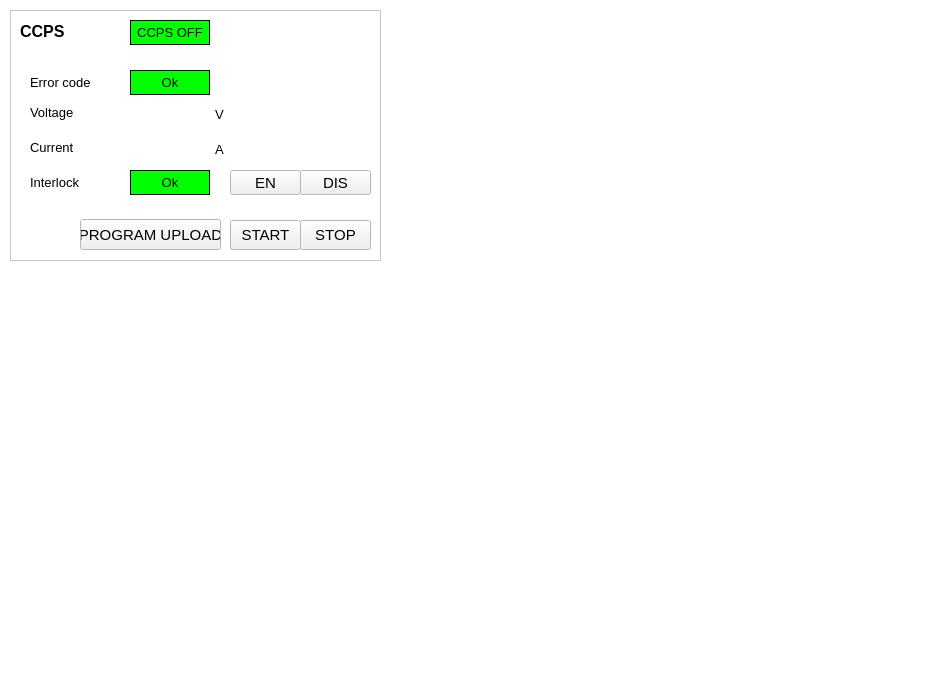
<ui version="4.0" >
 <class>ECCDGYROTRON_2</class>
 <widget class="QWidget" name="ECCDGYROTRON_2" >
  <property name="geometry" >
   <rect>
    <x>0</x>
    <y>0</y>
    <width>950</width>
    <height>690</height>
   </rect>
  </property>
  <property name="palette" >
   <palette>
    <active>
     <colorrole role="Base" >
      <brush brushstyle="SolidPattern" >
       <color alpha="255" >
        <red>255</red>
        <green>255</green>
        <blue>255</blue>
       </color>
      </brush>
     </colorrole>
     <colorrole role="Window" >
      <brush brushstyle="SolidPattern" >
       <color alpha="255" >
        <red>255</red>
        <green>255</green>
        <blue>255</blue>
       </color>
      </brush>
     </colorrole>
    </active>
    <inactive>
     <colorrole role="Base" >
      <brush brushstyle="SolidPattern" >
       <color alpha="255" >
        <red>255</red>
        <green>255</green>
        <blue>255</blue>
       </color>
      </brush>
     </colorrole>
     <colorrole role="Window" >
      <brush brushstyle="SolidPattern" >
       <color alpha="255" >
        <red>255</red>
        <green>255</green>
        <blue>255</blue>
       </color>
      </brush>
     </colorrole>
    </inactive>
    <disabled>
     <colorrole role="Base" >
      <brush brushstyle="SolidPattern" >
       <color alpha="255" >
        <red>255</red>
        <green>255</green>
        <blue>255</blue>
       </color>
      </brush>
     </colorrole>
     <colorrole role="Window" >
      <brush brushstyle="SolidPattern" >
       <color alpha="255" >
        <red>255</red>
        <green>255</green>
        <blue>255</blue>
       </color>
      </brush>
     </colorrole>
    </disabled>
   </palette>
  </property>
  <property name="windowTitle" >
   <string>Form</string>
  </property>
  <widget class="QFrame" name="frame_2" >
   <property name="geometry" >
    <rect>
     <x>10</x>
     <y>10</y>
     <width>371</width>
     <height>251</height>
    </rect>
   </property>
   <property name="frameShape" >
    <enum>QFrame::StyledPanel</enum>
   </property>
   <property name="frameShadow" >
    <enum>QFrame::Raised</enum>
   </property>
   <widget class="QLabel" name="lbCCPS" >
    <property name="geometry" >
     <rect>
      <x>10</x>
      <y>10</y>
      <width>71</width>
      <height>22</height>
     </rect>
    </property>
    <property name="font" >
     <font>
      <pointsize>12</pointsize>
      <weight>75</weight>
      <bold>true</bold>
     </font>
    </property>
    <property name="text" >
     <string>CCPS</string>
    </property>
   </widget>
   <widget class="CALabel" name="calbGun2_4" >
    <property name="geometry" >
     <rect>
      <x>120</x>
      <y>60</y>
      <width>80</width>
      <height>25</height>
     </rect>
    </property>
    <property name="palette" >
     <palette>
      <active>
       <colorrole role="Window" >
        <brush brushstyle="SolidPattern" >
         <color alpha="255" >
          <red>0</red>
          <green>255</green>
          <blue>0</blue>
         </color>
        </brush>
       </colorrole>
      </active>
      <inactive>
       <colorrole role="Window" >
        <brush brushstyle="SolidPattern" >
         <color alpha="255" >
          <red>0</red>
          <green>255</green>
          <blue>0</blue>
         </color>
        </brush>
       </colorrole>
      </inactive>
      <disabled>
       <colorrole role="Window" >
        <brush brushstyle="SolidPattern" >
         <color alpha="255" >
          <red>239</red>
          <green>239</green>
          <blue>239</blue>
         </color>
        </brush>
       </colorrole>
      </disabled>
     </palette>
    </property>
    <property name="font" >
     <font>
      <pointsize>10</pointsize>
     </font>
    </property>
    <property name="autoFillBackground" >
     <bool>true</bool>
    </property>
    <property name="frameShape" >
     <enum>QFrame::Box</enum>
    </property>
    <property name="text" >
     <string>Ok</string>
    </property>
    <property name="alignment" >
     <set>Qt::AlignCenter</set>
    </property>
    <property name="pvname" >
     <string>EC1_CCPS_STS_FLT</string>
    </property>
    <property name="cmode" stdset="0" >
     <enum>CALabel::Alarm</enum>
    </property>
    <property name="fillcol" stdset="0" >
     <color>
      <red>0</red>
      <green>255</green>
      <blue>0</blue>
     </color>
    </property>
    <property name="ttdmode" stdset="0" >
     <enum>CALabel::Show</enum>
    </property>
    <property name="truelabel" >
     <string>ON</string>
    </property>
    <property name="falselabel" >
     <string>OFF</string>
    </property>
    <property name="dbrequest" stdset="0" >
     <enum>CALabel::DBRGDBL</enum>
    </property>
   </widget>
   <widget class="QLabel" name="lbGun2_4" >
    <property name="geometry" >
     <rect>
      <x>20</x>
      <y>60</y>
      <width>83</width>
      <height>25</height>
     </rect>
    </property>
    <property name="font" >
     <font>
      <pointsize>10</pointsize>
      <weight>50</weight>
      <bold>false</bold>
     </font>
    </property>
    <property name="text" >
     <string>Error code</string>
    </property>
   </widget>
   <widget class="CAPushButton" name="capbMPSset" >
    <property name="geometry" >
     <rect>
      <x>220</x>
      <y>210</y>
      <width>71</width>
      <height>30</height>
     </rect>
    </property>
    <property name="font" >
     <font>
      <pointsize>11</pointsize>
     </font>
    </property>
    <property name="text" >
     <string>START</string>
    </property>
    <property name="buttonType" >
     <enum>CAPushButton::PulseButton</enum>
    </property>
    <property name="pvname" >
     <string>EC1_CCPS_ECMD_SEND</string>
    </property>
    <property name="truelabel" >
     <string>START</string>
    </property>
    <property name="falselabel" >
     <string>START</string>
    </property>
    <property name="selColor" >
     <color>
      <red>0</red>
      <green>170</green>
      <blue>0</blue>
     </color>
    </property>
    <property name="selTColor" >
     <color>
      <red>255</red>
      <green>255</green>
      <blue>255</blue>
     </color>
    </property>
   </widget>
   <widget class="CAPushButton" name="capbMPSset_2" >
    <property name="geometry" >
     <rect>
      <x>290</x>
      <y>210</y>
      <width>71</width>
      <height>30</height>
     </rect>
    </property>
    <property name="font" >
     <font>
      <pointsize>11</pointsize>
     </font>
    </property>
    <property name="text" >
     <string>STOP</string>
    </property>
    <property name="buttonType" >
     <enum>CAPushButton::PulseButton</enum>
    </property>
    <property name="pvname" >
     <string>EC1_CCPS_ECMD_STOP</string>
    </property>
    <property name="truelabel" >
     <string>STOP</string>
    </property>
    <property name="falselabel" >
     <string>STOP</string>
    </property>
    <property name="selColor" >
     <color>
      <red>0</red>
      <green>170</green>
      <blue>0</blue>
     </color>
    </property>
    <property name="selTColor" >
     <color>
      <red>255</red>
      <green>255</green>
      <blue>255</blue>
     </color>
    </property>
   </widget>
   <widget class="CAPushButton" name="capbMPSset_3" >
    <property name="geometry" >
     <rect>
      <x>290</x>
      <y>160</y>
      <width>71</width>
      <height>25</height>
     </rect>
    </property>
    <property name="font" >
     <font>
      <pointsize>11</pointsize>
     </font>
    </property>
    <property name="text" >
     <string>DIS</string>
    </property>
    <property name="buttonType" >
     <enum>CAPushButton::PulseButton</enum>
    </property>
    <property name="pvname" >
     <string>EC1_TLPLC_ECMD_CCPSDIS</string>
    </property>
    <property name="truelabel" >
     <string>DIS</string>
    </property>
    <property name="falselabel" >
     <string>DIS</string>
    </property>
    <property name="selColor" >
     <color>
      <red>255</red>
      <green>0</green>
      <blue>0</blue>
     </color>
    </property>
    <property name="selTColor" >
     <color>
      <red>255</red>
      <green>255</green>
      <blue>255</blue>
     </color>
    </property>
   </widget>
   <widget class="CAPushButton" name="capbMPSset_4" >
    <property name="geometry" >
     <rect>
      <x>220</x>
      <y>160</y>
      <width>71</width>
      <height>25</height>
     </rect>
    </property>
    <property name="font" >
     <font>
      <pointsize>11</pointsize>
     </font>
    </property>
    <property name="text" >
     <string>EN</string>
    </property>
    <property name="buttonType" >
     <enum>CAPushButton::PulseButton</enum>
    </property>
    <property name="pvname" >
     <string>EC1_TLPLC_ECMD_CCPSEN</string>
    </property>
    <property name="truelabel" >
     <string>EN</string>
    </property>
    <property name="falselabel" >
     <string>EN</string>
    </property>
    <property name="selColor" >
     <color>
      <red>0</red>
      <green>170</green>
      <blue>0</blue>
     </color>
    </property>
    <property name="selTColor" >
     <color>
      <red>255</red>
      <green>255</green>
      <blue>255</blue>
     </color>
    </property>
   </widget>
   <widget class="QLabel" name="lbCCPS_4" >
    <property name="geometry" >
     <rect>
      <x>20</x>
      <y>160</y>
      <width>83</width>
      <height>25</height>
     </rect>
    </property>
    <property name="font" >
     <font>
      <pointsize>10</pointsize>
      <weight>50</weight>
      <bold>false</bold>
     </font>
    </property>
    <property name="text" >
     <string>Interlock</string>
    </property>
   </widget>
   <widget class="CALabel" name="calbGun2_5" >
    <property name="geometry" >
     <rect>
      <x>120</x>
      <y>160</y>
      <width>80</width>
      <height>25</height>
     </rect>
    </property>
    <property name="palette" >
     <palette>
      <active>
       <colorrole role="Window" >
        <brush brushstyle="SolidPattern" >
         <color alpha="255" >
          <red>0</red>
          <green>255</green>
          <blue>0</blue>
         </color>
        </brush>
       </colorrole>
      </active>
      <inactive>
       <colorrole role="Window" >
        <brush brushstyle="SolidPattern" >
         <color alpha="255" >
          <red>0</red>
          <green>255</green>
          <blue>0</blue>
         </color>
        </brush>
       </colorrole>
      </inactive>
      <disabled>
       <colorrole role="Window" >
        <brush brushstyle="SolidPattern" >
         <color alpha="255" >
          <red>239</red>
          <green>239</green>
          <blue>239</blue>
         </color>
        </brush>
       </colorrole>
      </disabled>
     </palette>
    </property>
    <property name="font" >
     <font>
      <pointsize>10</pointsize>
     </font>
    </property>
    <property name="autoFillBackground" >
     <bool>true</bool>
    </property>
    <property name="frameShape" >
     <enum>QFrame::Box</enum>
    </property>
    <property name="text" >
     <string>Ok</string>
    </property>
    <property name="alignment" >
     <set>Qt::AlignCenter</set>
    </property>
    <property name="pvname" >
     <string>EC1_CCPS_STS_FLT</string>
    </property>
    <property name="cmode" stdset="0" >
     <enum>CALabel::Alarm</enum>
    </property>
    <property name="fillcol" stdset="0" >
     <color>
      <red>0</red>
      <green>255</green>
      <blue>0</blue>
     </color>
    </property>
    <property name="ttdmode" stdset="0" >
     <enum>CALabel::Show</enum>
    </property>
    <property name="truelabel" >
     <string>FAULT</string>
    </property>
    <property name="falselabel" >
     <string>OK</string>
    </property>
    <property name="dbrequest" stdset="0" >
     <enum>CALabel::DBRGDBL</enum>
    </property>
   </widget>
   <widget class="CAPushButton" name="capbMPSset_5" >
    <property name="geometry" >
     <rect>
      <x>70</x>
      <y>209</y>
      <width>141</width>
      <height>31</height>
     </rect>
    </property>
    <property name="font" >
     <font>
      <pointsize>11</pointsize>
     </font>
    </property>
    <property name="text" >
     <string>PROGRAM UPLOAD</string>
    </property>
    <property name="buttonType" >
     <enum>CAPushButton::PulseButton</enum>
    </property>
    <property name="pvname" >
     <string>EC1_CCPS_ECMD_PROG</string>
    </property>
    <property name="truelabel" >
     <string>PROGRAM UPLOAD</string>
    </property>
    <property name="falselabel" >
     <string>PROGRAM UPLOAD</string>
    </property>
    <property name="selColor" >
     <color>
      <red>0</red>
      <green>170</green>
      <blue>0</blue>
     </color>
    </property>
    <property name="selTColor" >
     <color>
      <red>255</red>
      <green>255</green>
      <blue>255</blue>
     </color>
    </property>
   </widget>
   <widget class="CADisplayer" name="cadpHeat_1" >
    <property name="geometry" >
     <rect>
      <x>120</x>
      <y>90</y>
      <width>80</width>
      <height>25</height>
     </rect>
    </property>
    <property name="font" >
     <font>
      <pointsize>10</pointsize>
      <weight>75</weight>
      <bold>true</bold>
     </font>
    </property>
    <property name="nuformat" stdset="0" >
     <enum>CADisplayer::RealOne</enum>
    </property>
    <property name="pvname" >
     <string>EC1_CCPS_STS_VOLT</string>
    </property>
    <property name="lineWidth" stdset="0" >
     <number>1</number>
    </property>
    <property name="fillcol" stdset="0" >
     <color>
      <red>0</red>
      <green>170</green>
      <blue>0</blue>
     </color>
    </property>
   </widget>
   <widget class="CADisplayer" name="cadpHeat_2" >
    <property name="geometry" >
     <rect>
      <x>120</x>
      <y>125</y>
      <width>80</width>
      <height>25</height>
     </rect>
    </property>
    <property name="font" >
     <font>
      <pointsize>10</pointsize>
      <weight>75</weight>
      <bold>true</bold>
     </font>
    </property>
    <property name="nuformat" stdset="0" >
     <enum>CADisplayer::RealTwo</enum>
    </property>
    <property name="pvname" >
     <string>EC1_CCPS_STS_AMP</string>
    </property>
    <property name="lineWidth" stdset="0" >
     <number>1</number>
    </property>
    <property name="fillcol" stdset="0" >
     <color>
      <red>0</red>
      <green>170</green>
      <blue>0</blue>
     </color>
    </property>
   </widget>
   <widget class="QLabel" name="label_156" >
    <property name="geometry" >
     <rect>
      <x>205</x>
      <y>93</y>
      <width>20</width>
      <height>22</height>
     </rect>
    </property>
    <property name="font" >
     <font>
      <pointsize>10</pointsize>
      <weight>50</weight>
      <bold>false</bold>
     </font>
    </property>
    <property name="text" >
     <string>V</string>
    </property>
   </widget>
   <widget class="QLabel" name="label_157" >
    <property name="geometry" >
     <rect>
      <x>205</x>
      <y>128</y>
      <width>20</width>
      <height>22</height>
     </rect>
    </property>
    <property name="font" >
     <font>
      <pointsize>10</pointsize>
      <weight>50</weight>
      <bold>false</bold>
     </font>
    </property>
    <property name="text" >
     <string>A</string>
    </property>
   </widget>
   <widget class="QLabel" name="lbHeat_3" >
    <property name="geometry" >
     <rect>
      <x>20</x>
      <y>125</y>
      <width>83</width>
      <height>25</height>
     </rect>
    </property>
    <property name="font" >
     <font>
      <pointsize>10</pointsize>
      <weight>50</weight>
      <bold>false</bold>
     </font>
    </property>
    <property name="text" >
     <string>Current</string>
    </property>
   </widget>
   <widget class="QLabel" name="lbHeat_2" >
    <property name="geometry" >
     <rect>
      <x>20</x>
      <y>90</y>
      <width>83</width>
      <height>25</height>
     </rect>
    </property>
    <property name="font" >
     <font>
      <pointsize>10</pointsize>
      <weight>50</weight>
      <bold>false</bold>
     </font>
    </property>
    <property name="text" >
     <string>Voltage</string>
    </property>
   </widget>
   <widget class="CALabel" name="calbGun2_6" >
    <property name="geometry" >
     <rect>
      <x>120</x>
      <y>10</y>
      <width>80</width>
      <height>25</height>
     </rect>
    </property>
    <property name="palette" >
     <palette>
      <active>
       <colorrole role="Window" >
        <brush brushstyle="SolidPattern" >
         <color alpha="255" >
          <red>0</red>
          <green>255</green>
          <blue>0</blue>
         </color>
        </brush>
       </colorrole>
      </active>
      <inactive>
       <colorrole role="Window" >
        <brush brushstyle="SolidPattern" >
         <color alpha="255" >
          <red>0</red>
          <green>255</green>
          <blue>0</blue>
         </color>
        </brush>
       </colorrole>
      </inactive>
      <disabled>
       <colorrole role="Window" >
        <brush brushstyle="SolidPattern" >
         <color alpha="255" >
          <red>239</red>
          <green>239</green>
          <blue>239</blue>
         </color>
        </brush>
       </colorrole>
      </disabled>
     </palette>
    </property>
    <property name="font" >
     <font>
      <pointsize>10</pointsize>
     </font>
    </property>
    <property name="autoFillBackground" >
     <bool>true</bool>
    </property>
    <property name="frameShape" >
     <enum>QFrame::Box</enum>
    </property>
    <property name="text" >
     <string>CCPS OFF</string>
    </property>
    <property name="alignment" >
     <set>Qt::AlignCenter</set>
    </property>
    <property name="pvname" >
     <string>EC1_CCPS_STS_OK</string>
    </property>
    <property name="cmode" stdset="0" >
     <enum>CALabel::Alarm</enum>
    </property>
    <property name="fillcol" stdset="0" >
     <color>
      <red>0</red>
      <green>255</green>
      <blue>0</blue>
     </color>
    </property>
    <property name="ttdmode" stdset="0" >
     <enum>CALabel::Show</enum>
    </property>
    <property name="truelabel" >
     <string>CCPS ON</string>
    </property>
    <property name="falselabel" >
     <string>CCPS OFF</string>
    </property>
    <property name="dbrequest" stdset="0" >
     <enum>CALabel::DBRGDBL</enum>
    </property>
   </widget>
  </widget>
 </widget>
 <customwidgets>
  <customwidget>
   <class>CADisplayer</class>
   <extends>QWidget</extends>
   <header>caDisplayer.h</header>
  </customwidget>
  <customwidget>
   <class>CAPushButton</class>
   <extends>QPushButton</extends>
   <header>caPushbutton.h</header>
  </customwidget>
  <customwidget>
   <class>CALabel</class>
   <extends>QLabel</extends>
   <header>caLabel.h</header>
  </customwidget>
 </customwidgets>
 <resources/>
 <connections/>
</ui>
